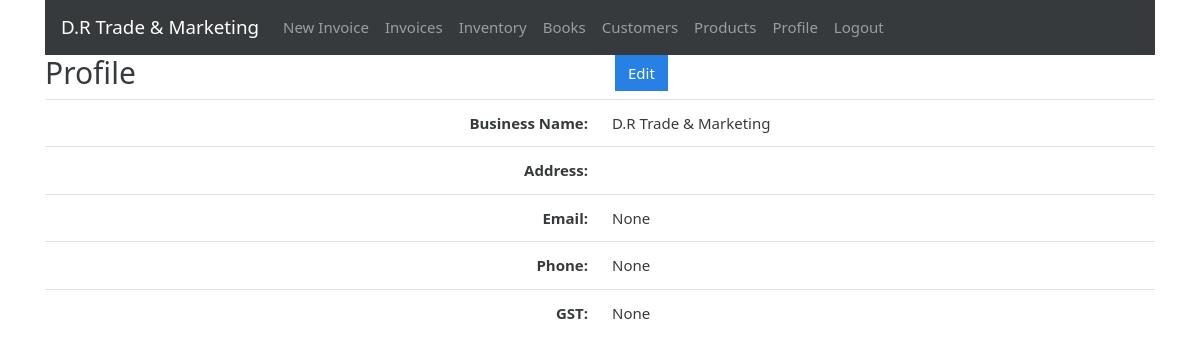
The app's page /profile (signed in) with its own data.
### gstbillingapp/models.py (models this page shows, shortened)
class UserProfile(models.Model):
    user = models.OneToOneField(User, on_delete=models.CASCADE)
    business_title = models.CharField(max_length=100, blank=True, null=True)
    business_address = models.TextField(max_length=400, blank=True, null=True)
    business_email = models.EmailField(blank=True, null=True)
    business_phone = models.CharField(max_length=20, blank=True, null=True)
    business_gst = models.CharField(max_length=15, blank=True, null=True)

### gstbillingapp/views.py (the view)
# urls.py: path('profile', views.user_profile, name='user_profile'),
@login_required
def user_profile(request):
    context = {}
    user_profile = get_object_or_404(UserProfile, user=request.user)
    context['user_profile'] = user_profile
    return render(request, 'gstbillingapp/user_profile.html', context)

### gstbillingapp/templates/gstbillingapp/user_profile.html
{% extends "gstbillingapp/base.html" %}
{% load static %}
{% block content %}
	<div class="row">
		<div class="col">
			<h2>Profile</h2>
		</div>
		<div class="col">
			<a href="{% url 'user_profile_edit' %}" id="user_profile_edit_btn"><button type="button" class="btn btn-primary">Edit</button></a>
		</div>
	</div>
	<table class="table">
		<tbody class="two-col-form">
			<tr>
				<th scope="row" class="text-right">Business Name:</th>
				<td class="form-input-td customer_search_area">{{user_profile.business_title}}</td>
			</tr>
			<tr>
				<th scope="row" class="text-right">Address:</th>
				<td class="form-input-td">{{user_profile.business_address}}</td>
			</tr>
			<tr>
				<th scope="row" class="text-right">Email:</th>
				<td class="form-input-td">{{user_profile.business_email}}</td>
			</tr>
			<tr>
				<th scope="row" class="text-right">Phone:</th>
				<td class="form-input-td">{{user_profile.business_phone}}</td>
			</tr>
			<tr>
				<th scope="row" class="text-right">GST:</th>
				<td class="form-input-td">{{user_profile.business_gst}}</td>
			</tr>
		</tbody>
	</table>
{% endblock %}

### gstbillingapp/static/gstbillingapp/main.css (style rules this page uses)
.two-col-form td, .two-col-form th { width: 25%; }

### records on screen
UserProfile: business_title "D.R Trade & Marketing", business_email "None", business_phone "None", business_gst "None"
